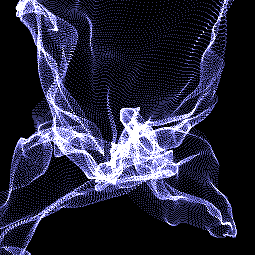
Frame 1 (no input)
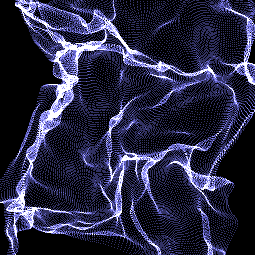
Frame 60 (the mouse pressed at the canvas centre just before this capture)
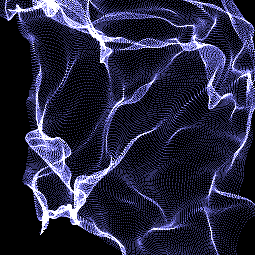
Frame 120 (the mouse held since frame 60 and released just before this capture)

The Processing sketch that drew these frames (run headless with seeded random() and noise(); from frame 60 on, the mouse is pressed at the canvas centre):

// Processing sketch: processing_116829
// ── processing_116829.pde

// timestep for the noise function
int t;

// canvas width/height
int w = 255;

// x == Y * w + X, it runs through all pixels
int x;

// X and Y will be calculated back from x using divison and modulo
int X, Y;

// almost final grey value
int c;

// horizontal/vertical noise selector
int m;


void setup(){
  // 255 == w
  size( 255, 255 );
}


void draw(){
  // next timestep
  t++;

  // black is beautiful
  background( 0 );

  // run through all pixels
  for( x = 0; ++x < w*w; ){

    // calc X,Y and wave them randomly with noise
    X = x % w + n();
    Y = x / w + n();

    // base color value
    c = 50
    // multiple dots can go to the same destination pixel
    // get the green channel's value
    // w = 255 which "accidentally" equals to binary 11111111
      + (get(X,Y) >> 8 & w );

    set( X, Y,
      // c might be larger than 255, but color() will clip it back to white
      color(
        c,  // red:   nothing special
        c,  // green: this is the value we extracted at the previous step
        c*2 // blue:  gray would be boring, let's make it blue by multiplication
      )
    );
  }
}


// noise calculator function
int n(){

  return int(

    // noise function can accept max 3 arguments, but we need 4:
    noise(

      // X,
      x % w / 99f,

      // Y,
      x / w / 99f,

      // time,
      t / 99f

      // and we need different noises for horizontal and vertical modulation
      // otherwise poor dots could only move diagonally which is boring
      + m++ % 2

    // scale noise()'s result from 0..1 to -127..+127
    ) * w - w/2
  );

}
